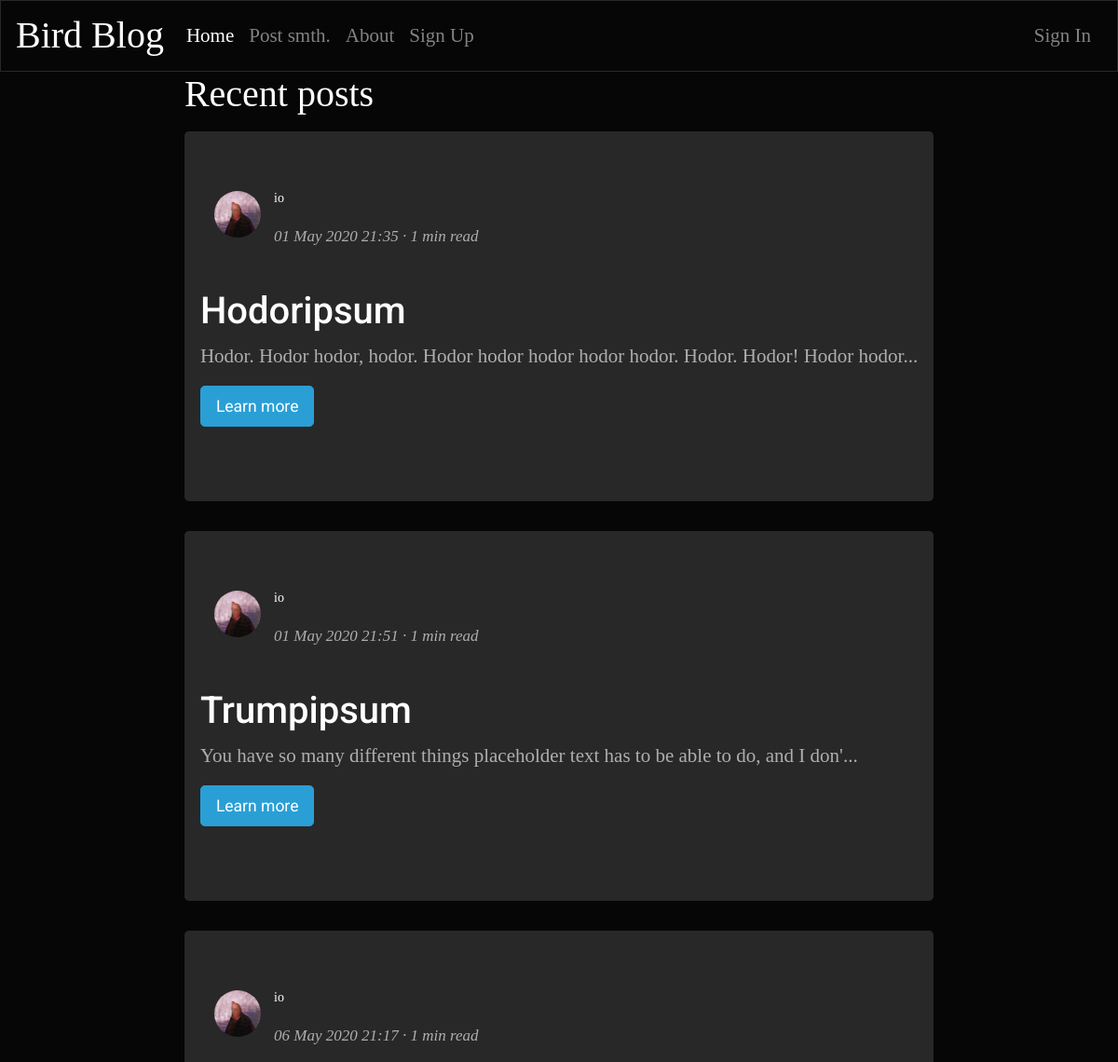
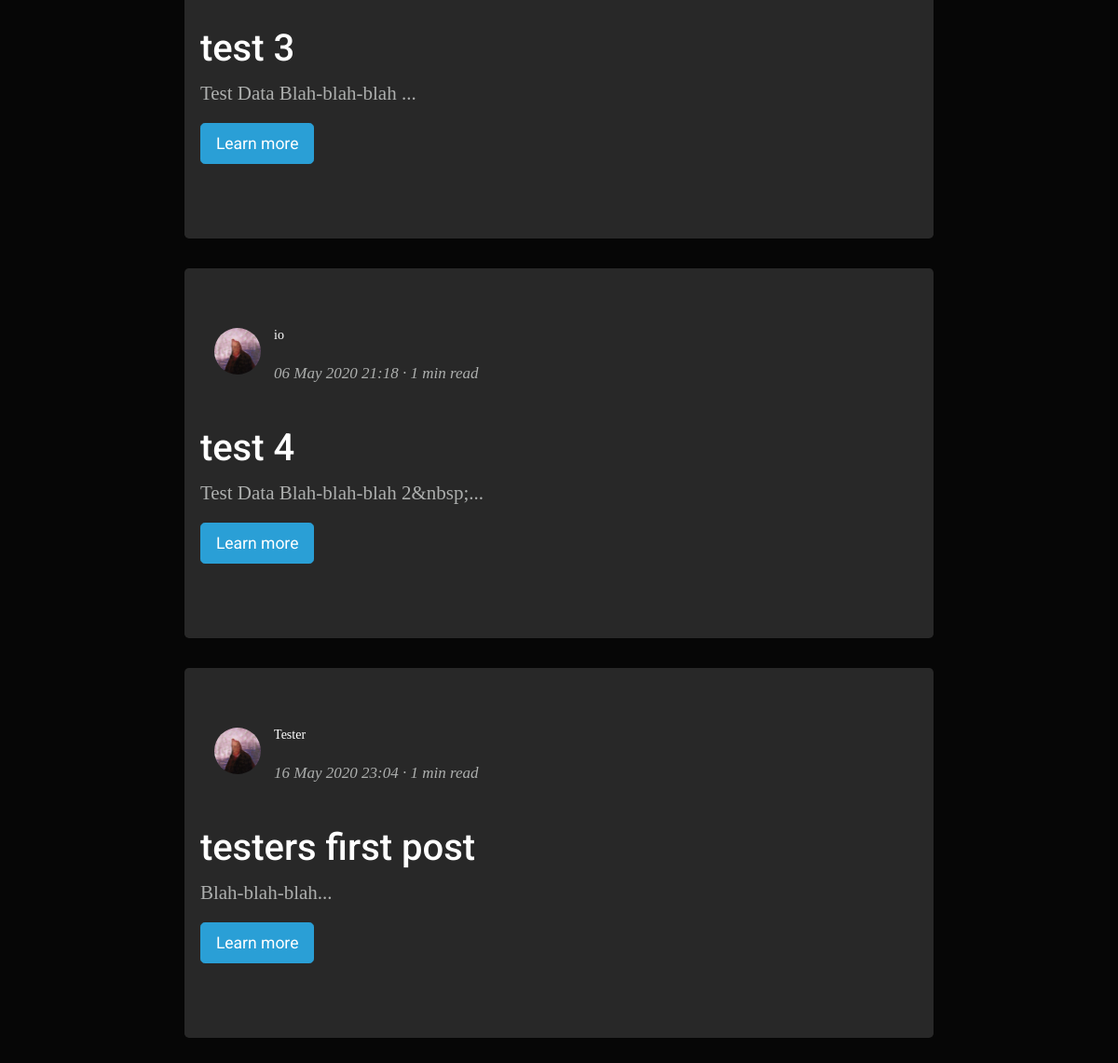
The page /index on the database as committed earlier (2 pictures, top to bottom).
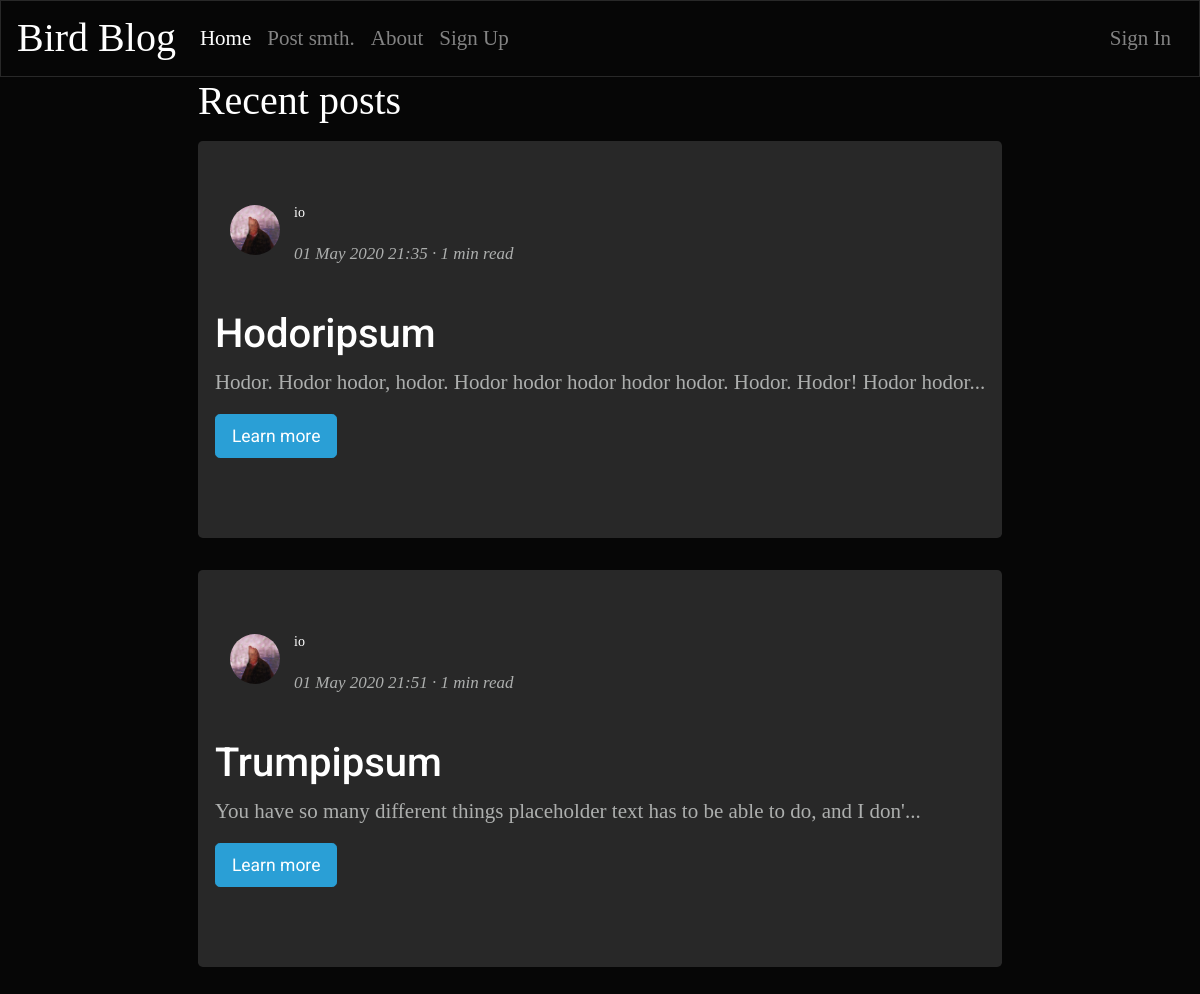
The same page on the database as committed later.
### tables this page shows
CREATE TABLE "texts" (
	"ID"	INTEGER,
	"textName"	TEXT,
	"textContent"	TEXT,
	"author"	TEXT,
	"date"	TEXT,
	"rating"	INTEGER,
	"dateComputer"	INTEGER
);

### server.py (the view)
@app.route('/')
@app.route('/index')
def main():
    connTexts = sqlite3.connect("texts.db")
    g = connTexts.cursor()
    latestPosts = g.execute("SELECT * FROM `texts` ORDER BY dateComputer ASC LIMIT 5;")
    latestPosts = latestPosts.fetchall()
    connTexts.commit()
    connTexts.close()
    return render_template("index.html", fullPostData=latestPosts)

### server.py (called while the page is built)
@app.after_request
def add_header(response):
    response.headers['Cache-Control'] = 'no-store, no-cache, must-revalidate, post-check=0, pre-check=0, max-age=0'
    response.headers['Pragma'] = 'no-cache'
    response.headers['Expires'] = '-1'
    return response

### templates/index.html (shortened to what this page needs)
<!DOCTYPE html>
<html lang="en">
<head>
    {% set titleName = "index"  %}
    {% include '/styles.html' %}
</head>
<body>
    {% include 'header.html' %}
    <div class="row mb-5" >
        <div class="col-md"></div>
            <div class = "center-block" >
                <h1 class="serifh1">Recent posts</h1>
                {% block poster %}
                {% for post in fullPostData %}
                    <div class = "jumbotron">
                        <div class = "row">
                            <div class="col-md-1">
                                <a href="id/{{post[3]}}">
                                <img src = "static/images/users/{{post[3]}}.jpg" alt="" class="round" width="50" height="50">
                                </a>
                            </div>
                            <div class="col-md-5">
                                <a class="serif" href="id/{{post[3]}}"><h6>{{ post[3] }}</h6></a>
                                <p class="serifh2"><i>{{ post[4] }} · {{(post|length / 1500)|round(0, "ceil")|int}} min read</i></p>
                            </div>
                        </div>
                        <div class = "row">
                            <p><h3>{{ post[1] }}</h3></p>
                        </div>
                        <div class = "row">
                            {% if post[2]|length > 83 %}
                                <p class = "serif">{{ post[2][:83] }}...</p>
                            {% else %}
                                <p class = "serif">{{ post[2]}}...</p>
                            {% endif %}
                        </div>
                        <div class = "row">
                            <p class="lead">
                                <a class="btn btn-primary btn-lg" href="/texts/{{post[0]}}" role="button">Learn more</a>
                            </p>
                        </div>
                    </div>
                {% endfor %}
                {% endblock %}
            </div>
        <div class="col-md"></div>
    </div>
</body>
</html>

Rows that differ between the two databases and show on the page:
removed texts: author "io", date "06 May 2020 21:17", value "1", textName "test 3", textContent "Test Data Blah-blah-blah"
removed texts: author "io", date "06 May 2020 21:18", value "1", textName "test 4", textContent "Test Data Blah-blah-blah 2&nbsp;"
removed texts: author (picture), author "Tester", date "16 May 2020 23:04", value "1", textName "testers first post", textContent "Blah-blah-blah"
